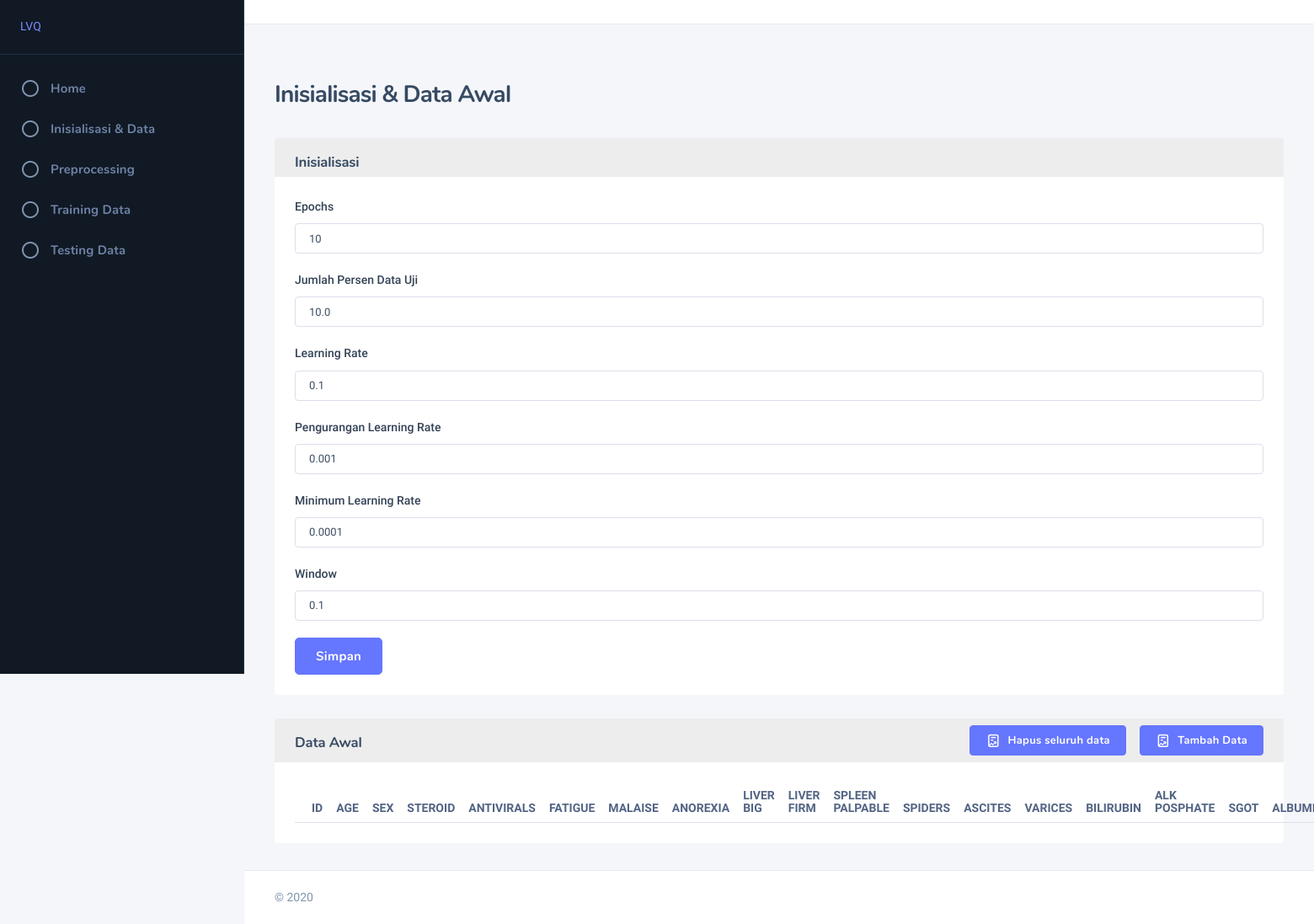
Screenshot of /lvq/inisialisasi_data_awal with the database file from the repository.
### lvq/models.py (models this page shows)
class Inisialisasi(models.Model):
	epochs = models.IntegerField(null=True, blank=True)
	persen_uji = models.FloatField(null=True, blank=True)
	lr = models.FloatField(null=True, blank=True)
	pengurangan_lr = models.FloatField(null=True, blank=True)
	minimum_lr = models.FloatField(null=True, blank=True)
	window = models.FloatField(null=True, blank=True)

### lvq/views.py (the view, shortened to what this page needs)
# urls.py: path('inisialisasi_data_awal', views.inisialisasi_data_awal, name='lvq/inisialisasi_data_awal'),
def inisialisasi_data_awal(request):
    parameters = Inisialisasi.objects.first()
    context = {
        'parameters': parameters
    }
    return render(request, 'backend/lvq/data_awal.html', context)

### templates/backend/lvq/data_awal.html (shortened to what this page needs)
{% extends "backend/base.html" %}
{% load static %}
{% block content %}
<div class="nk-block-head nk-block-head-sm">
	<div class="nk-block-between">
		<div class="nk-block-head-content">
			<h3 class="nk-block-title page-title">Inisialisasi & Data Awal</h3>
		</div>
	</div>
</div>
<div class="nk-block">
	<div class="card card-primary">
		<div class="card-header">
			<div class="card-title-group align-start">
				<div class="card-title mt-2">
					<h6 class="title">Inisialisasi</h6>
				</div>
			</div>
		</div>
		<div class="card-inner">
			<form id="form-parameter" onsubmit="return false;">
				<div class="form-group">
					<label class="form-label" for="full-name">Epochs</label>
					<div class="form-control-wrap">
						<input type="number" class="form-control" id="input-epochs" required="" value="{{ parameters.epochs }}" name="input-epochs">
					</div>
				</div>
				<div class="form-group">
					<label class="form-label" for="full-name">Jumlah Persen Data Uji</label>
					<div class="form-control-wrap">
						<input type="number" class="form-control" id="input-persen_uji" required="" value="{{ parameters.persen_uji }}" name="input-persen_uji">
					</div>
				</div>
				<div class="form-group">
					<label class="form-label" for="full-name">Learning Rate</label>
					<div class="form-control-wrap">
						<input type="decimal" class="form-control" required="" value="{{ parameters.lr }}" id="input-lr" name="input-lr">
					</div>
				</div>
				<div class="form-group">
					<label class="form-label" for="full-name">Pengurangan Learning Rate</label>
					<div class="form-control-wrap">
						<input type="decimal" class="form-control" required="" value="{{ parameters.pengurangan_lr }}" id="input-pengurangan_lr" name="input-pengurangan_lr">
					</div>
				</div>
				<div class="form-group">
					<label class="form-label" for="full-name">Minimum Learning Rate</label>
					<div class="form-control-wrap">
						<input type="decimal" class="form-control" required="" value="{{ parameters.minimum_lr }}" id="input-minimum_lr" name="input-minimum_lr">
					</div>
				</div>
				<div class="form-group">
					<label class="form-label" for="full-name">Window</label>
					<div class="form-control-wrap">
						<input type="decimal" class="form-control" required="" value="{{ parameters.window }}" id="input-window" name="input-window">
					</div>
				</div>
				<div class="form-group">
					<button type="submit" class="btn btn-lg btn-primary" id="btn-simpan-inisialisasi">Simpan</button>
				</div>
			</form>
		</div>
	</div>
	<div class="card card-primary">
		<div class="card-header">
			<div class="card-title-group align-start">
				<div class="card-title mt-2">
					<h6 class="title">Data Awal</h6>
				</div>
				<div class="card-tools">
					<ul class="nk-block-tools g-3">
						<li class="nk-block-tools-opt"><a href="#" id="btn-hapus-data-master" class="btn btn-primary"><em class="icon ni ni-reports"></em><span>Hapus seluruh data</span></a></li>
						<li class="nk-block-tools-opt"><a href="{% url 'lvq/tambah_data_awal' %}" class="btn btn-primary"><em class="icon ni ni-reports"></em><span>Tambah Data</span></a></li>
					</ul>
				</div>
			</div>
		</div>
		<div class="card-inner">
			<table class="nowrap table" id="table-master" >
				<thead>
					<tr>
						<th>ID</th>
						<th>AGE</th>
						<th>SEX</th>
						<th>STEROID</th>
						<th>ANTIVIRALS</th>
						<th>FATIGUE</th>
						<th>MALAISE</th>
						<th>ANOREXIA</th>
						<th>LIVER BIG</th>
						<th>LIVER FIRM</th>
						<th>SPLEEN PALPABLE</th>
						<th>SPIDERS</th>
						<th>ASCITES</th>
						<th>VARICES</th>
						<th>BILIRUBIN</th>
						<th>ALK POSPHATE</th>
						<th>SGOT</th>
						<th>ALBUMIN</th>
					</tr>
				</thead>
			</table>
		</div>
	</div>
</div>
{% endblock content %}

### rows the page displays
Inisialisasi: input-epochs "10", input-persen_uji "10.0", input-lr "0.1", input-pengurangan_lr "0.001", input-minimum_lr "0.0001", input-window "0.1"
